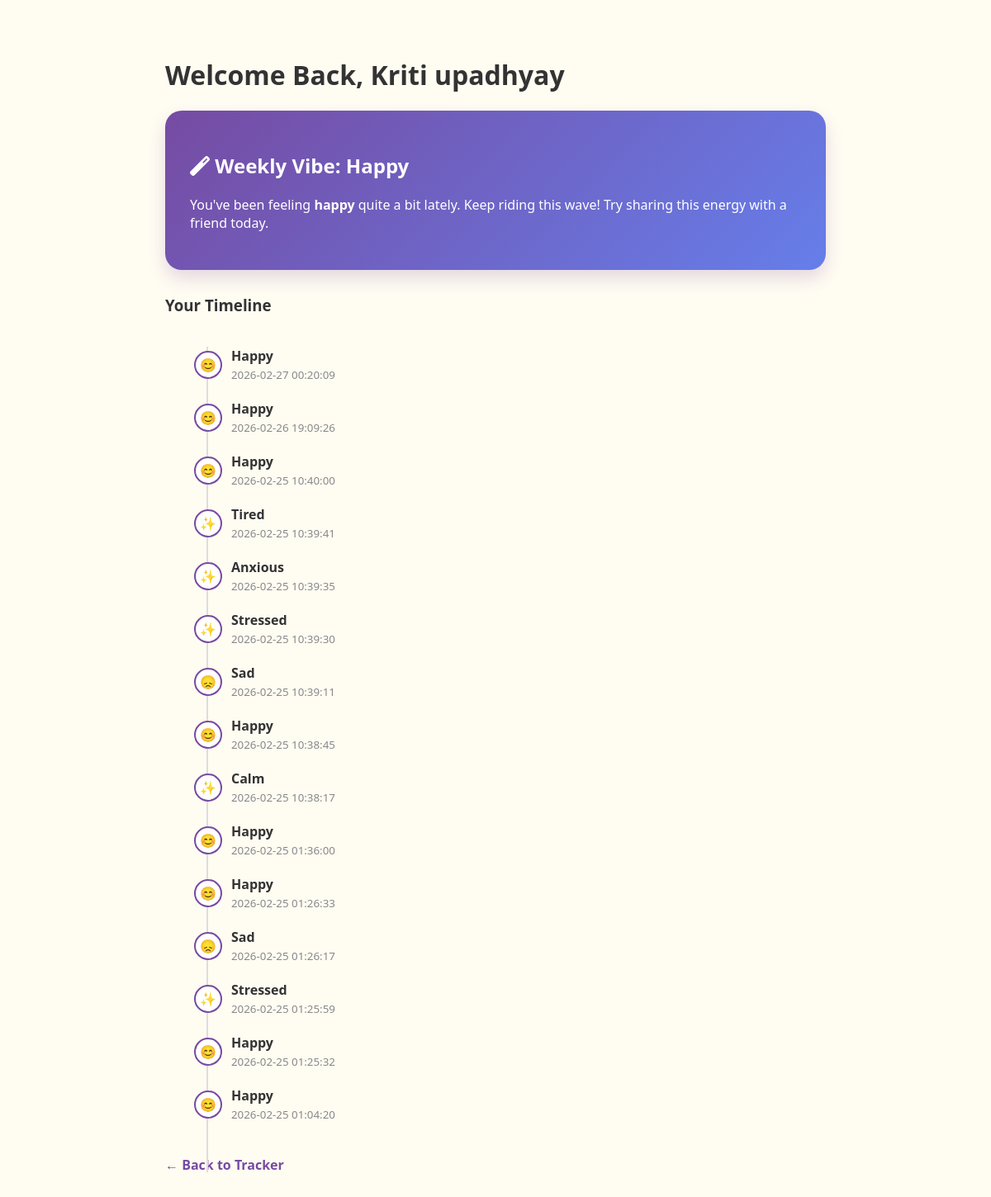
Page /history (signed in) on the committed database.
### tables this page shows
CREATE TABLE mood_logs (
            id INTEGER PRIMARY KEY AUTOINCREMENT,
            username TEXT,
            mood TEXT,
            timestamp DATETIME
        );

### app.py (the view)
@app.route('/history')
def history():
    if 'user' not in session:
        return redirect(url_for('index'))
    username = session['user']
    conn = sqlite3.connect('database.db')
    cursor = conn.cursor()
    cursor.execute('SELECT mood, timestamp FROM mood_logs WHERE username = ? ORDER BY timestamp DESC', (username,))
    user_logs = cursor.fetchall()
    mood_counts = {}
    for mood, time in user_logs:
        mood_counts[mood] = mood_counts.get(mood, 0) + 1
    top_mood = max(mood_counts, key=mood_counts.get) if mood_counts else "New User"
    conn.close()
    return render_template('history.html', logs=user_logs, username=username, top_mood=top_mood)

### templates/history.html (shortened to what this page needs)
<!DOCTYPE html>
<html>
<head>
    <link rel="stylesheet" href="https://cdnjs.cloudflare.com/ajax/libs/font-awesome/6.0.0/css/all.min.css">
</head>
<body>
    <div class="container">
        <h1>Welcome Back, {{ username }}</h1>
        <div class="insight-card">
            <h2><i class="fas fa-magic"></i> Weekly Vibe: {{ top_mood.capitalize() }}</h2>
            <p>You've been feeling <strong>{{ top_mood }}</strong> quite a bit lately.
               {% if top_mood == 'happy' %}
               Keep riding this wave! Try sharing this energy with a friend today.
               {% elif top_mood == 'sad' or top_mood == 'stressed' %}
               It looks like a heavy week. Remember to take 5 minutes just for deep breathing.
               {% else %}
               You are finding your balance. Consistency is key!
               {% endif %}
            </p>
        </div>
        <h3>Your Timeline</h3>
        <div class="timeline">
            {% for mood, time in logs %}
            <div class="log-item">
                <div class="mood-icon">
                    {% if mood == 'happy' %}😊{% elif mood == 'sad' %}😞{% else %}✨{% endif %}
                </div>
                <div>
                    <strong>{{ mood.capitalize() }}</strong> <br>
                    <small style="color: #888;">{{ time }}</small>
                </div>
            </div>
            {% endfor %}
        </div>
        <a href="/tracker" style="text-decoration: none; color: #764ba2; font-weight: bold;">← Back to Tracker</a>
    </div>
</body>
</html>

### templates/history.html (style rules this page uses)
body { font-family: 'Segoe UI', sans-serif; background: #fffcf2; color: #333; padding: 40px; }
.container { max-width: 800px; margin: 0 auto; }
.insight-card { background: linear-gradient(135deg, #764ba2 0%, #667eea 100%); color: white; padding: 30px; border-radius: 20px; margin-bottom: 30px; box-shadow: 0 10px 20px rgba(118, 75, 162, 0.2); }
.timeline { position: relative; padding: 20px 0; }
.timeline::before { content: ''; position: absolute; left: 50px; width: 2px; height: 100%; background: #ddd; }
.log-item { position: relative; margin-bottom: 20px; padding-left: 80px; display: flex; align-items: center; }
.mood-icon { position: absolute; left: 35px; width: 30px; height: 30px; background: white; border: 2px solid #764ba2; border-radius: 50%; text-align: center; line-height: 30px; }

### rows in the picture
mood_logs: capitalize "Happy", mood "happy", timestamp "2026-02-27 00:20:09"
mood_logs: capitalize "Happy", timestamp "2026-02-26 19:09:26"
mood_logs: capitalize "Happy", timestamp "2026-02-25 10:40:00"
mood_logs: capitalize "Tired", timestamp "2026-02-25 10:39:41"
mood_logs: capitalize "Anxious", timestamp "2026-02-25 10:39:35"
mood_logs: capitalize "Stressed", timestamp "2026-02-25 10:39:30"
mood_logs: capitalize "Sad", timestamp "2026-02-25 10:39:11"
mood_logs: capitalize "Happy", timestamp "2026-02-25 10:38:45"
mood_logs: capitalize "Calm", timestamp "2026-02-25 10:38:17"
mood_logs: capitalize "Happy", timestamp "2026-02-25 01:36:00"
mood_logs: capitalize "Happy", timestamp "2026-02-25 01:26:33"
mood_logs: capitalize "Sad", timestamp "2026-02-25 01:26:17"
mood_logs: capitalize "Stressed", timestamp "2026-02-25 01:25:59"
mood_logs: capitalize "Happy", timestamp "2026-02-25 01:25:32"
mood_logs: capitalize "Happy", timestamp "2026-02-25 01:04:20"

### other values in the picture
{{ username }} "Kriti upadhyay"
